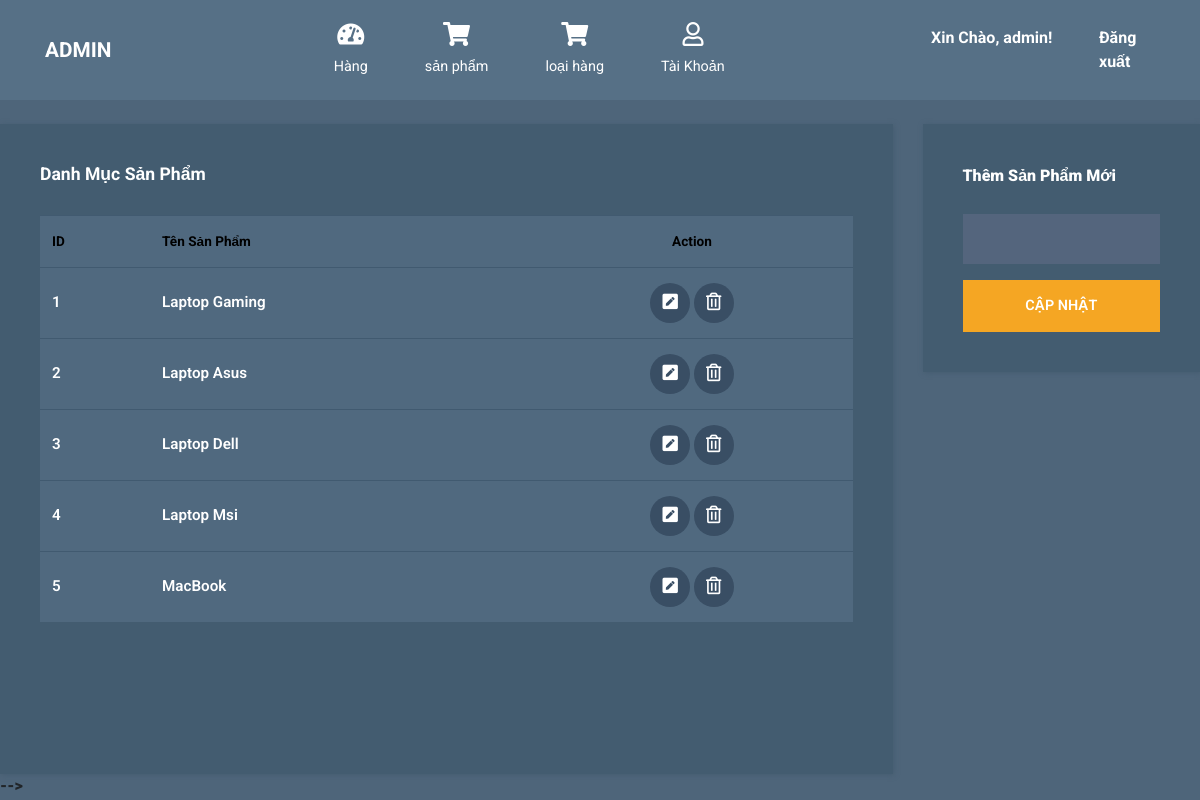
Page /admin/categoryList.php (signed in) on the committed database.
### tables this page shows
CREATE TABLE `category` (
  `Id` int(11) NOT NULL,
  `Name` varchar(255) NOT NULL
);

### admin/model/database.php (called while the page is built, shortened)
<?php
Class Database{
   public $host   = DB_HOST;
   public $user   = DB_USER;
   public $pass   = DB_PASS;
   public $dbname = DB_NAME;
   public $link;
private function connectDB(){
   $this->link = new mysqli($this->host, $this->user, $this->pass,
    $this->dbname);
 }
public function select($query){
  $result = $this->link->query($query) or
   die($this->link->error.__LINE__);
  if($result->num_rows > 0){
    return $result;
  } else {
    return false;
  }
 }
}

### admin/controller/category.php (called while the page is built, shortened)
<?php
$filepath = realpath(dirname(__FILE__));
include_once ($filepath.'/../model/database.php');
?>
<?php
class category
{
    private $db;
    public function __construct()
    {
        $this->db = new Database();
    }
    public function show_category()
    {
        $query = "SELECT * FROM category";
        $result = $this->db->select($query);
        return $result;
    }
}
?>

### admin/categoryList.php (the view, shortened to what this page needs)
<?php
include './includes/header.php';
include './controller/category.php';
?>
<?php
$cat = new category();
?>
<div class="row">
    <div class="col-md-9">
        <div class="tm-bg-primary-dark tm-block tm-block-product-categories">
            <h2 class="tm-block-title">Danh Mục Sản Phẩm</h2>
            <div class="tm-product-table-container">
                <table class="table tm-table-small tm-product-table">
                    <tbody>
                        <tr style="color:black;">
                            <th>ID</th>
                            <th>Tên Sản Phẩm</th>
                            <th class="text-center">Action</th>
                        </tr>
                        <?php
                        $show_cate = $cat->show_category();
                        if ($show_cate == true) {
                            $i = 0;
                            while ($result = $show_cate->fetch_assoc()) {
                                $i++;
                                ?>
                                <tr>
                                    <td class="tm-product-name"><?php echo $i ?></td>
                                    <td class="tm-product-name"><?php echo $result['Name'] ?></td>
                                    <td class="text-center">
                                        <a href="categoryedit.php?catId=<?php echo $result['Id'] ?>" class="tm-product-delete-link">
                                            <i class="far fas fa-pen-square tm-product-delete-icon"></i>
                                        </a>
                                        <a onclick="return confirm('Bạn có muốn xóa không??')" href="?delId=<?php echo $result['Id'] ?>" class="tm-product-delete-link">
                                            <i class="far fa-trash-alt tm-product-delete-icon"></i>
                                        </a>
                                    </td>
                                </tr>
                        <?php
                            }
                        }
                        ?>
                    </tbody>
                </table>
            </div>
        </div>
    </div>
    <div class="col-md-3">
        <div class="">
            <div class="m-0">
                <div class="tm-bg-primary-dark tm-block tm-block-h-auto">
                    <div class="row tm-edit-product-row">
                        <div class="col-md-12">
                            <form action="categoryList.php" method="post" class="tm-edit-product-form">
                                <div class="form-group mb-3">
                                    <label for="name">
                                        Thêm Sản Phẩm Mới
                                    </label>
                                </div>
                                <div class="form-group mb-3">
                                    <input id="name" name="catName" type="text" class="form-control validate" />
                                </div>
                        </div>
                        <div class="col-12">
                            <button type="submit" class="btn btn-primary btn-block text-uppercase">Cập Nhật</button>
                        </div>
                    </div>
                </div>
            </div>
        </div>
    </div>
</div>

### admin/css/templatemo-style.css (style rules this page uses)
html { font-size: 16px; overflow-x: hidden; }
body { font-family: Roboto, Helvetica, Arial, sans-serif; background-color: #4e657a; overflow-x: hidden; }
a { transition: all 0.3s ease; }
.tm-block { padding: 40px; -webkit-box-shadow: 1px 1px 5px 0 #455c71; -moz-box-shadow: 1px 1px 5px 0 #455c71; box-shadow: 1px 1px 5px 0 #455c71; min-height: 350px; height: 100%; max-height: 450px; }
.tm-block-h-auto { min-height: 1px; max-height: none; height: auto; }
.tm-block-title { font-size: 1.1rem; font-weight: 700; color: #fff; margin-bottom: 30px; }
.table { background-color: #50697f; color: #fff; font-size: 85%; margin-bottom: 0; }
.form-control { background-color: #54657d; color: #fff; border: 0; }
.form-group label { color: #fff; margin-bottom: 10px; }
.form-control { padding: 19px 18px; border-radius: 0; height: 50px; }
.form-group { margin-bottom: 15px; }
.btn { border-radius: 0; padding: 13px 28px; transition: all 0.2s ease; max-width: 100%; }
.btn-primary { color: #fff; background-color: #f5a623; border: 2px solid #f5a623; font-size: 90%; font-weight: 600; width: 100%; }
.table td, .table th { border-top: 1px solid #415a70; padding: 15px 25px; vertical-align: middle; }
.tm-table-small td, .tm-table-small th { padding-left: 12px; padding-right: 12px; }
.tm-bg-primary-dark { background-color: #435c70; }
.tm-block-product-categories { min-height: 650px; }
.tm-product-table-container { max-height: 465px; margin-bottom: 15px; overflow-y: scroll; }
.tm-product-table tr { font-weight: 600; }
.tm-product-name { font-size: 0.95rem; font-weight: 600; }
.tm-product-delete-icon { font-size: 1.1rem; color: #fff; }
.tm-product-delete-link { padding: 10px; border-radius: 50%; background-color: #394e64; display: inline-block; width: 40px; height: 40px; text-align: center; }

### rows in the picture
category: Name "Laptop Gaming"
category: Name "Laptop Asus"
category: Name "Laptop Dell"
category: Name "Laptop Msi"
category: Name "MacBook"

### other values in the picture
Session::get('adminName') "admin"
